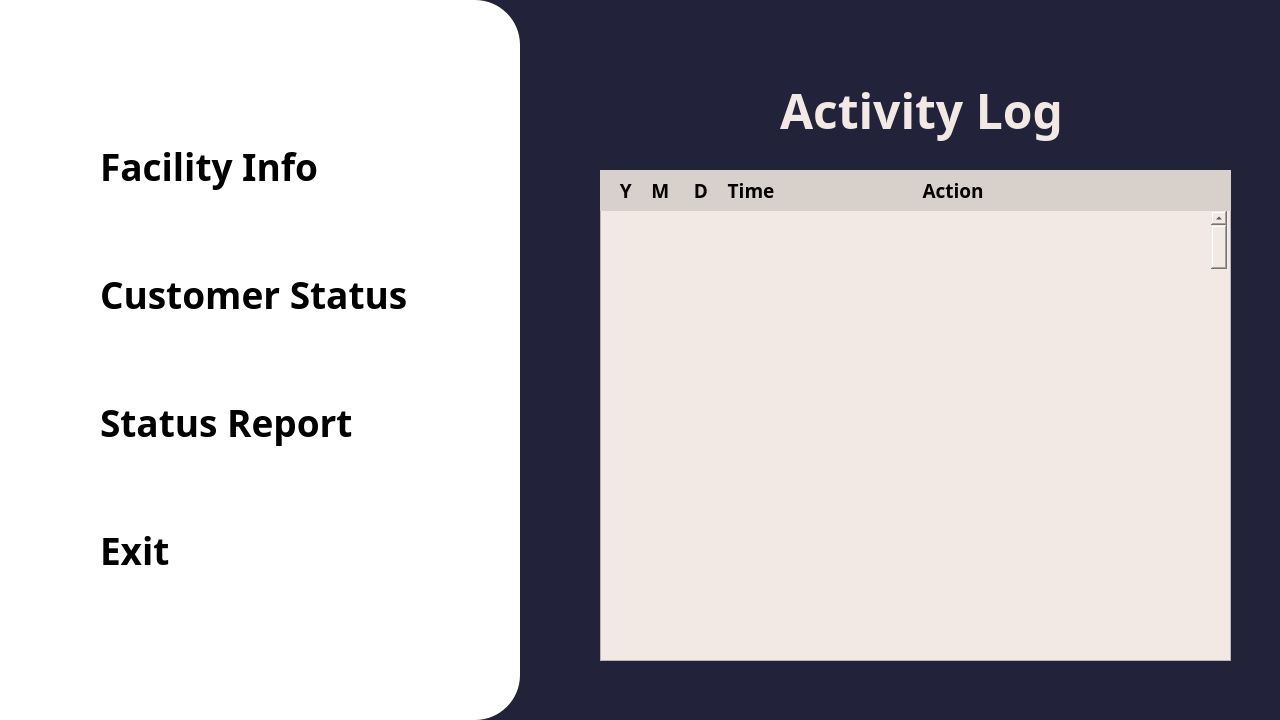
<?xml version="1.0" encoding="UTF-8"?>
<ui version="4.0">
 <class>DirectoryPage</class>
 <widget class="QMainWindow" name="DirectoryPage">
  <property name="geometry">
   <rect>
    <x>0</x>
    <y>0</y>
    <width>1280</width>
    <height>720</height>
   </rect>
  </property>
  <property name="windowTitle">
   <string>Self Storage System Directory</string>
  </property>
  <widget class="QWidget" name="centralwidget">
   <widget class="QLabel" name="bg_dark">
    <property name="geometry">
     <rect>
      <x>0</x>
      <y>0</y>
      <width>1280</width>
      <height>720</height>
     </rect>
    </property>
    <property name="styleSheet">
     <string notr="true">background-color: rgb(34, 34, 59);</string>
    </property>
    <property name="text">
     <string/>
    </property>
   </widget>
   <widget class="QLabel" name="bg_white">
    <property name="geometry">
     <rect>
      <x>-130</x>
      <y>0</y>
      <width>650</width>
      <height>720</height>
     </rect>
    </property>
    <property name="styleSheet">
     <string notr="true">background-color: rgb(255, 255, 255);
border-radius: 45px;</string>
    </property>
    <property name="text">
     <string/>
    </property>
   </widget>
   <widget class="QWidget" name="verticalLayoutWidget">
    <property name="geometry">
     <rect>
      <x>100</x>
      <y>70</y>
      <width>410</width>
      <height>581</height>
     </rect>
    </property>
    <layout class="QVBoxLayout" name="buttonLayoutBox">
     <item>
      <widget class="QPushButton" name="facilityInfoButton">
       <property name="font">
        <font>
         <family>Montserrat</family>
         <pointsize>28</pointsize>
         <weight>75</weight>
         <bold>true</bold>
        </font>
       </property>
       <property name="cursor">
        <cursorShape>PointingHandCursor</cursorShape>
       </property>
       <property name="styleSheet">
        <string notr="true">background-color: rgb(255, 255, 255);
border-radius: 0;
text-align: left;</string>
       </property>
       <property name="text">
        <string>Facility Info</string>
       </property>
      </widget>
     </item>
     <item>
      <widget class="QPushButton" name="customerStatusButton">
       <property name="font">
        <font>
         <family>Montserrat</family>
         <pointsize>28</pointsize>
         <weight>75</weight>
         <bold>true</bold>
        </font>
       </property>
       <property name="cursor">
        <cursorShape>PointingHandCursor</cursorShape>
       </property>
       <property name="styleSheet">
        <string notr="true">background-color: rgb(255, 255, 255);
border-radius: 0;
text-align: left;</string>
       </property>
       <property name="text">
        <string>Customer Status</string>
       </property>
      </widget>
     </item>
     <item>
      <widget class="QPushButton" name="showStatusButton">
       <property name="font">
        <font>
         <family>Montserrat</family>
         <pointsize>28</pointsize>
         <weight>75</weight>
         <bold>true</bold>
        </font>
       </property>
       <property name="cursor">
        <cursorShape>PointingHandCursor</cursorShape>
       </property>
       <property name="styleSheet">
        <string notr="true">background-color: rgb(255, 255, 255);
border-radius: 0;
text-align: left;</string>
       </property>
       <property name="text">
        <string>Status Report</string>
       </property>
      </widget>
     </item>
     <item>
      <widget class="QPushButton" name="exitButton">
       <property name="font">
        <font>
         <family>Montserrat</family>
         <pointsize>28</pointsize>
         <weight>75</weight>
         <bold>true</bold>
        </font>
       </property>
       <property name="cursor">
        <cursorShape>PointingHandCursor</cursorShape>
       </property>
       <property name="styleSheet">
        <string notr="true">background-color: rgb(255, 255, 255);
border-radius: 0;
text-align: left;</string>
       </property>
       <property name="text">
        <string>Exit</string>
       </property>
      </widget>
     </item>
    </layout>
   </widget>
   <widget class="QLabel" name="activityLabel">
    <property name="geometry">
     <rect>
      <x>780</x>
      <y>60</y>
      <width>371</width>
      <height>101</height>
     </rect>
    </property>
    <property name="font">
     <font>
      <family>Montserrat</family>
      <pointsize>36</pointsize>
      <weight>75</weight>
      <bold>true</bold>
     </font>
    </property>
    <property name="styleSheet">
     <string notr="true">text-align: center;
color: #f2e9e4;</string>
    </property>
    <property name="text">
     <string>Activity Log</string>
    </property>
   </widget>
   <widget class="QScrollArea" name="scrollArea">
    <property name="geometry">
     <rect>
      <x>600</x>
      <y>210</y>
      <width>631</width>
      <height>451</height>
     </rect>
    </property>
    <property name="styleSheet">
     <string notr="true">background-color: rgb(242, 233, 228);</string>
    </property>
    <property name="widgetResizable">
     <bool>true</bool>
    </property>
    <widget class="QWidget" name="scrollAreaWidgetContents">
     <property name="geometry">
      <rect>
       <x>0</x>
       <y>0</y>
       <width>629</width>
       <height>449</height>
      </rect>
     </property>
     <widget class="QScrollBar" name="verticalScrollBar">
      <property name="geometry">
       <rect>
        <x>610</x>
        <y>0</y>
        <width>16</width>
        <height>511</height>
       </rect>
      </property>
      <property name="orientation">
       <enum>Qt::Vertical</enum>
      </property>
     </widget>
    </widget>
   </widget>
   <widget class="QLabel" name="columnHeader">
    <property name="geometry">
     <rect>
      <x>600</x>
      <y>170</y>
      <width>631</width>
      <height>41</height>
     </rect>
    </property>
    <property name="font">
     <font>
      <family>Montserrat</family>
      <pointsize>14</pointsize>
      <weight>75</weight>
      <bold>true</bold>
     </font>
    </property>
    <property name="styleSheet">
     <string notr="true">background-color: rgb(216, 208, 203);</string>
    </property>
    <property name="text">
     <string>    Y    M     D    Time                              Action</string>
    </property>
   </widget>
  </widget>
 </widget>
 <resources/>
 <connections/>
</ui>
